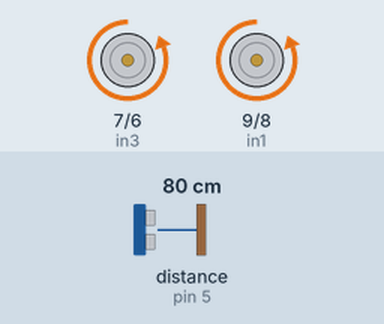
The sketch below on a simulated Arduino Uno, built with avr-gcc and run on an emulated ATmega328P. Shown: motor-driver pin pairs drawn as motors (green arrow = first pin HIGH = forward, orange = second pin HIGH = backward, longer = more drive). Wiring (inferred from the names in the program): ultrasonic range finder: trigger pin 5; echo pin 5. Inputs (shaded band) come from the test bench; at power-on: distance to the obstacle (sensor on pin 5) 80 cm. The echo pulse lasts 58.3 µs per cm; random numbers use the default seed unless the sketch sets one.

Above: at 1.2 s.
1.3 s: distance to the obstacle (sensor on pin 5) set to 23 cm
2.8 s: distance to the obstacle (sensor on pin 5) set to 18 cm
At 3.6 s:
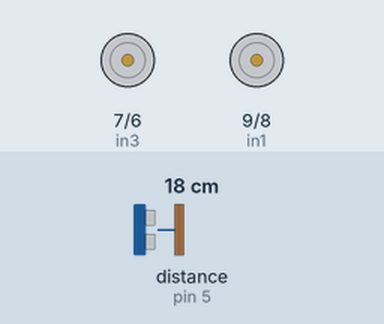
At 5.1 s:
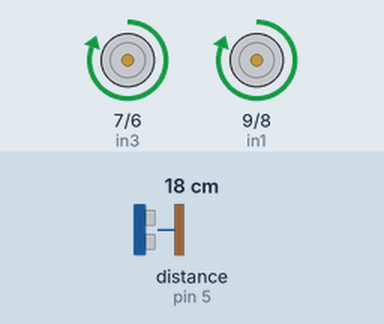
7.3 s: distance to the obstacle (sensor on pin 5) set to 35 cm
10.3 s: distance to the obstacle (sensor on pin 5) set to 2 cm
At 14.8 s:
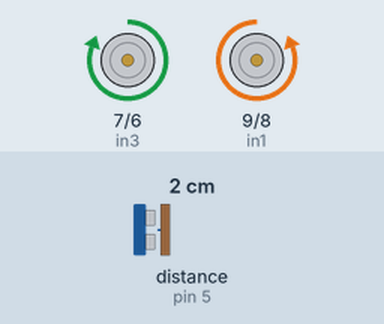
Timing chart, 0 to 26.3 s (numbered marks = the images above; inputs shaded):
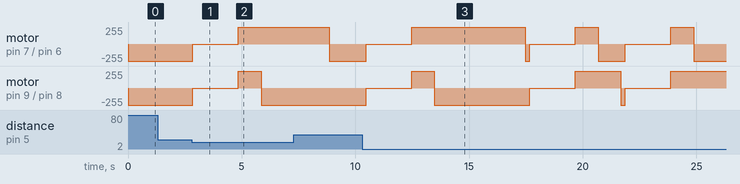

Measured:
- the behaviour switches between 21 and 20 cm on distance to the obstacle (sensor on pin 5) (found by bisection; images 0 and 1)
- after the input at 1.3 s, every drawn part: stays the same
- after the input at 2.8 s, motor on pin 7 (in3) / pin 6 (in4): backward 255/255 → stopped after 0.06 s, → forward 255/255 2.0 s later; motor on pin 9 (in1) / pin 8 (in2): backward 255/255 → stopped after 0.06 s, → forward 255/255 2.0 s later, → backward 255/255 1.0 s later

The sketch:

arduino-three-wheel-robot.ino
```cpp
// (licence header left out)
class Robot {
public:
  Robot();
  long getDistanceInInches();
  void reverse();
  void forward();
  void setSpeed(int wheel, int speed);
  void stop(int wheel);
  void turnLeft(long seconds);
  void turnRight(long seconds);
private:
  void move(int wheel, bool reverse);
  const int pingPin = 5;
  // connect motor controller pins to Arduino digital pins
  // motor one
  const int enA = 10;
  const int in1 = 9;
  const int in2 = 8;
  // motor two
  const int enB = 5;
  const int in3 = 7;
  const int in4 = 6;
  long microsecondsToCentimeters(long microseconds);
  long microsecondsToInches(long microseconds);
};

Robot::Robot(void) {
  pinMode(in1, OUTPUT);
  pinMode(in2, OUTPUT);
  pinMode(in3, OUTPUT);
  pinMode(in4, OUTPUT);
  forward();
}

long
Robot::getDistanceInInches() {

  long duration, inches;

  // The PING))) is triggered by a HIGH pulse of 2 or more microseconds.
  // Give a short LOW pulse beforehand to ensure a clean HIGH pulse:
  pinMode(pingPin, OUTPUT);
  digitalWrite(pingPin, LOW);
  delayMicroseconds(2);
  digitalWrite(pingPin, HIGH);
  delayMicroseconds(5);
  digitalWrite(pingPin, LOW);

  // The same pin is used to read the signal from the PING))): a HIGH
  // pulse whose duration is the time (in microseconds) from the sending
  // of the ping to the reception of its echo off of an object.
  pinMode(pingPin, INPUT);
  duration = pulseIn(pingPin, HIGH);

  // convert the time into a distance
  inches = microsecondsToInches(duration);

  return inches;
}

void Robot::forward() {
  move(0, false);
  move(1, false);
}

void Robot::reverse() {
  move(0, true);
  move(1, true);
}

void Robot::move(int wheel, bool reverse)
{
  if (wheel == 0) {
    if (reverse == true) {
      digitalWrite(in1, HIGH);
      digitalWrite(in2, LOW);
    } else {
      digitalWrite(in1, LOW);
      digitalWrite(in2, HIGH);
    }
  } else {
    if (reverse == true) {
      digitalWrite(in3, HIGH);
      digitalWrite(in4, LOW);
    } else {
      digitalWrite(in3, LOW);
      digitalWrite(in4, HIGH);
    }
  }
}

void Robot::turnLeft(long seconds)
{
  unsigned long time = millis() + (seconds * 1000);
  while (millis() < time) {
    move(0, true);
    move(1, false);
  }
}


void Robot::turnRight(long seconds)
{
  unsigned long time = millis() + (seconds * 1000);
  while (millis() < time) {
    move(0, false);
    move(1, true);
  }
}

void Robot::setSpeed(int wheel, int speed)
{
  if (speed > 255) {
    speed = 255;
  }
  if (speed < 0) {
    speed = 0;
  }
  if (wheel == 0) {
    analogWrite(enA, speed);
  } else {
    analogWrite(enB, speed);
  }
}

void Robot::stop(int wheel)
{
  if (wheel == 0) {
    digitalWrite(in1, LOW);
    digitalWrite(in2, LOW);
  } else {
    digitalWrite(in3, LOW);
    digitalWrite(in4, LOW);
  }
}

long Robot::microsecondsToInches(long microseconds) {
  // According to Parallax's datasheet for the PING))), there are
  // 73.746 microseconds per inch (i.e. sound travels at 1130 feet per
  // second).  This gives the distance travelled by the ping, outbound
  // and return, so we divide by 2 to get the distance of the obstacle.
  // See: http://www.parallax.com/dl/docs/prod/acc/28015-PING-v1.3.pdf
  return microseconds / 74 / 2;
}

long Robot::microsecondsToCentimeters(long microseconds) {
  // The speed of sound is 340 m/s or 29 microseconds per centimeter.
  // The ping travels out and back, so to find the distance of the
  // object we take half of the distance travelled.
  return microseconds / 29 / 2;
}

Robot *robot;

void setup()
{
  Serial.begin(9600);
  robot = new Robot();
}

void wanderAndAvoid()
{

  long inches;


  inches = robot->getDistanceInInches();
  if (inches < 8) {
    robot->stop(0);
    robot->stop(1);
    delay(2000);
    robot->reverse();
    delay(1000);
    robot->stop(0);
    robot->stop(1);
    int randomnumber;
    randomnumber = rand() % 10;
    if (randomnumber < 5) {
      robot->turnLeft(1 + randomnumber / 3);
    } else {
      robot->turnRight(1 + randomnumber / 3);
    }
  }
  robot->forward();
}

void loop()
{
  wanderAndAvoid();
  delay(200);
}
```
